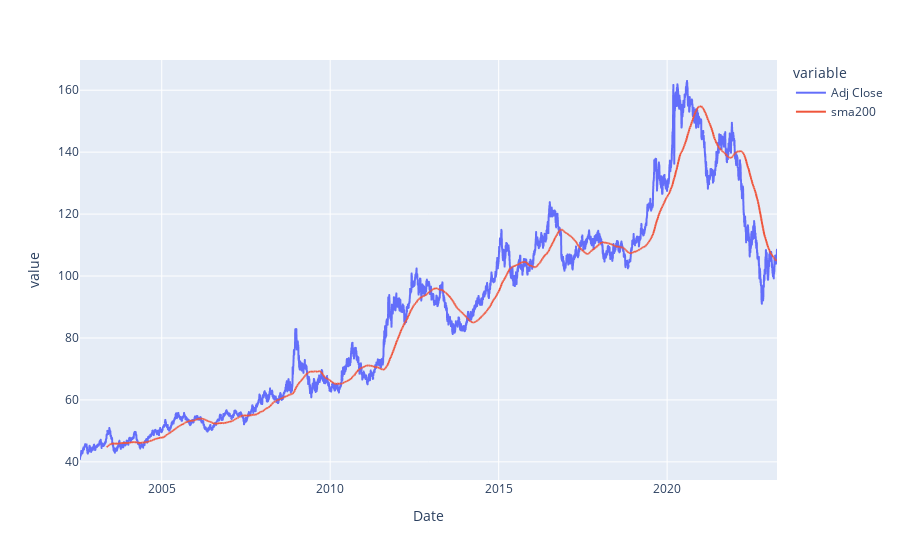

Notebook code cell kept with this figure:
### Code cell
px.line(raw_prices_df.melt(ignore_index=False, value_vars=['Adj Close', 'sma200']), y='value', color='variable')

### Figure 1 — Plotly figure (JSON) as saved in the notebook; plotly's stock layout.template omitted (floating-point values rounded to 4 significant figures; data arrays with more than 128 entries replaced by an {"elided": "..."} marker saying what was removed)
{"data": [{"hovertemplate": "variable=Adj Close<br>Date=%{x}<br>value=%{y}<extra></extra>", "legendgroup": "Adj Close", "line": {"color": "#636efa", "dash": "solid"}, "marker": {"symbol": "circle"}, "mode": "lines", "name": "Adj Close", "showlegend": true, "type": "scattergl", "x": {"elided": "5209 str values"}, "xaxis": "x", "y": {"elided": "5209 float values"}, "yaxis": "y"}, {"hovertemplate": "variable=sma200<br>Date=%{x}<br>value=%{y}<extra></extra>", "legendgroup": "sma200", "line": {"color": "#EF553B", "dash": "solid"}, "marker": {"symbol": "circle"}, "mode": "lines", "name": "sma200", "showlegend": true, "type": "scattergl", "x": {"elided": "5209 str values"}, "xaxis": "x", "y": {"elided": "5209 float values"}, "yaxis": "y"}], "layout": {"legend": {"title": {"text": "variable"}, "tracegroupgap": 0}, "margin": {"t": 60}, "xaxis": {"anchor": "y", "domain": [0, 1], "title": {"text": "Date"}}, "yaxis": {"anchor": "x", "domain": [0, 1], "title": {"text": "value"}}}}
